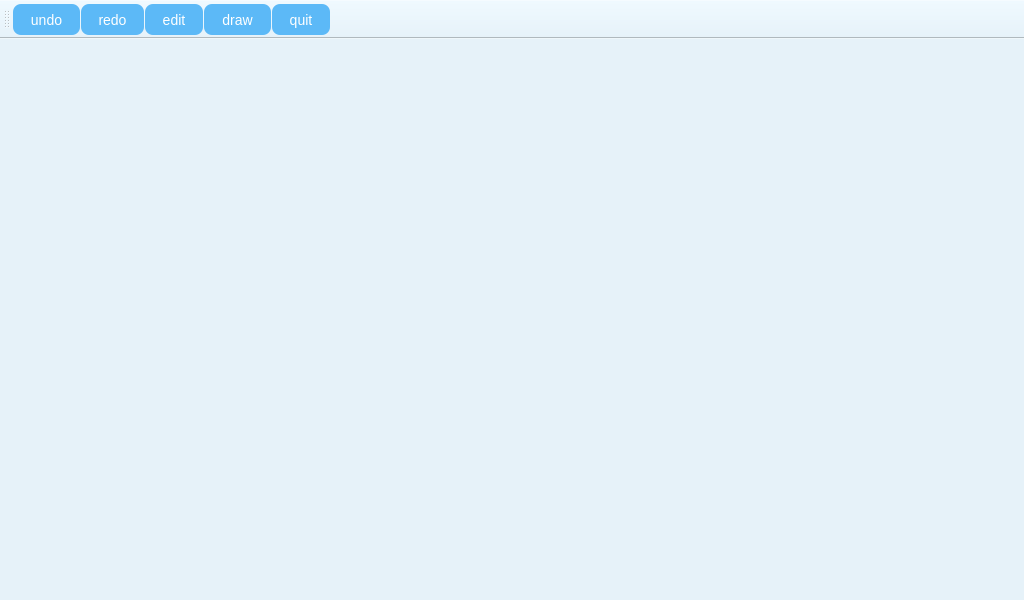
<?xml version="1.0" encoding="UTF-8"?>
<ui version="4.0">
 <class>DrawerWindow</class>
 <widget class="QMainWindow" name="DrawerWindow">
  <property name="geometry">
   <rect>
    <x>0</x>
    <y>0</y>
    <width>1024</width>
    <height>600</height>
   </rect>
  </property>
  <property name="minimumSize">
   <size>
    <width>1024</width>
    <height>600</height>
   </size>
  </property>
  <property name="windowTitle">
   <string>DrawerWindow</string>
  </property>
  <property name="styleSheet">
   <string notr="true">/* 整体背景 */
QWidget {
    background-color: #e6f2f9;
    font-family: &quot;Microsoft YaHei&quot;, sans-serif;
    font-size: 14px;
    color: #333;
}

/* 圆角按钮样式 */
QPushButton {
    background-color: #5cb9f7;
    border: none;
    color: white;
    padding: 8px 16px;
    border-radius: 8px;
    transition: background-color 0.2s;
    box-shadow: 0px 2px 4px rgba(0, 0, 0, 0.15);
}
QPushButton:hover {
    background-color: #48a7e2;
}
QPushButton:pressed {
    background-color: #3096d4;
}

/* 工具栏按钮样式 */
QToolButton {
    background-color: #5cb9f7;
    color: white;
    padding: 6px 12px;
    border-radius: 8px;
    box-shadow: 0px 2px 4px rgba(0, 0, 0, 0.15);
}
QToolButton:hover {
    background-color: #48a7e2;
}
QToolButton:pressed {
    background-color: #3096d4;
}

/* 滑块样式 */
QSlider::groove:horizontal {
    height: 6px;
    background: #cde9f6;
    border-radius: 3px;
}
QSlider::handle:horizontal {
    width: 16px;
    height: 16px;
    background: #5cb9f7;
    border-radius: 8px;
    margin: -5px 0;
    box-shadow: 0px 1px 3px rgba(0, 0, 0, 0.15);
}
QSlider::sub-page:horizontal {
    background: #5cb9f7;
    border-radius: 3px;
}

/* 标签 */
QLabel {
    color: #333;
    font-weight: bold;
}

/* QGraphicsView 边框 */
QGraphicsView {
    border: 1px solid #b3d7eb;
    background: #ffffff;
    border-radius: 8px;
}

/* 菜单栏 */
QMenuBar {
    background-color: #5cb9f7;
    color: white;
    border-radius: 6px;
}
QMenuBar::item {
    background: transparent;
    padding: 6px 10px;
}
QMenuBar::item:selected {
    background: rgba(255, 255, 255, 0.2);
}
QMenu {
    background-color: #ffffff;
    border: 1px solid #b3d7eb;
    border-radius: 6px;
}
QMenu::item:selected {
    background-color: #5cb9f7;
    color: white;
}

/* 一些额外的柔化（可选） */
QWidget#centralWidget, QWidget#MainWindow {
    border-radius: 10px;
    background-color: #ffffff;
}
</string>
  </property>
  <widget class="QWidget" name="centralwidget">
   <layout class="QVBoxLayout" name="verticalLayout">
    <item>
     <widget class="SimpleDrawerWidget" name="draw_widget" native="true"/>
    </item>
   </layout>
  </widget>
  <widget class="QToolBar" name="toolBar">
   <property name="windowTitle">
    <string>toolBar</string>
   </property>
   <property name="toolButtonStyle">
    <enum>Qt::ToolButtonStyle::ToolButtonTextUnderIcon</enum>
   </property>
   <attribute name="toolBarArea">
    <enum>TopToolBarArea</enum>
   </attribute>
   <attribute name="toolBarBreak">
    <bool>false</bool>
   </attribute>
   <addaction name="actionundo"/>
   <addaction name="actionredo"/>
   <addaction name="actionedit"/>
   <addaction name="actiondraw"/>
   <addaction name="actionquit"/>
  </widget>
  <action name="actionundo">
   <property name="icon">
    <iconset resource="../sources/icons.qrc">
     <normaloff>:/icons/undo.png</normaloff>:/icons/undo.png</iconset>
   </property>
   <property name="text">
    <string>undo</string>
   </property>
   <property name="menuRole">
    <enum>QAction::MenuRole::NoRole</enum>
   </property>
  </action>
  <action name="actionredo">
   <property name="icon">
    <iconset resource="../sources/icons.qrc">
     <normaloff>:/icons/redo.png</normaloff>:/icons/redo.png</iconset>
   </property>
   <property name="text">
    <string>redo</string>
   </property>
   <property name="menuRole">
    <enum>QAction::MenuRole::NoRole</enum>
   </property>
  </action>
  <action name="actionedit">
   <property name="icon">
    <iconset resource="../sources/icons.qrc">
     <normaloff>:/icons/draw_mode.png</normaloff>:/icons/draw_mode.png</iconset>
   </property>
   <property name="text">
    <string>edit</string>
   </property>
   <property name="menuRole">
    <enum>QAction::MenuRole::NoRole</enum>
   </property>
  </action>
  <action name="actiondraw">
   <property name="icon">
    <iconset resource="../sources/icons.qrc">
     <normaloff>:/icons/draw_mode.png</normaloff>:/icons/draw_mode.png</iconset>
   </property>
   <property name="text">
    <string>draw</string>
   </property>
   <property name="menuRole">
    <enum>QAction::MenuRole::NoRole</enum>
   </property>
  </action>
  <action name="actionquit">
   <property name="icon">
    <iconset resource="../sources/icons.qrc">
     <normaloff>:/icons/quit.png</normaloff>:/icons/quit.png</iconset>
   </property>
   <property name="text">
    <string>quit</string>
   </property>
   <property name="menuRole">
    <enum>QAction::MenuRole::NoRole</enum>
   </property>
  </action>
 </widget>
 <customwidgets>
  <customwidget>
   <class>SimpleDrawerWidget</class>
   <extends>QWidget</extends>
   <header>SimpleDrawerWidget.h</header>
   <container>1</container>
  </customwidget>
 </customwidgets>
 <resources>
  <include location="../sources/icons.qrc"/>
 </resources>
 <connections/>
</ui>
